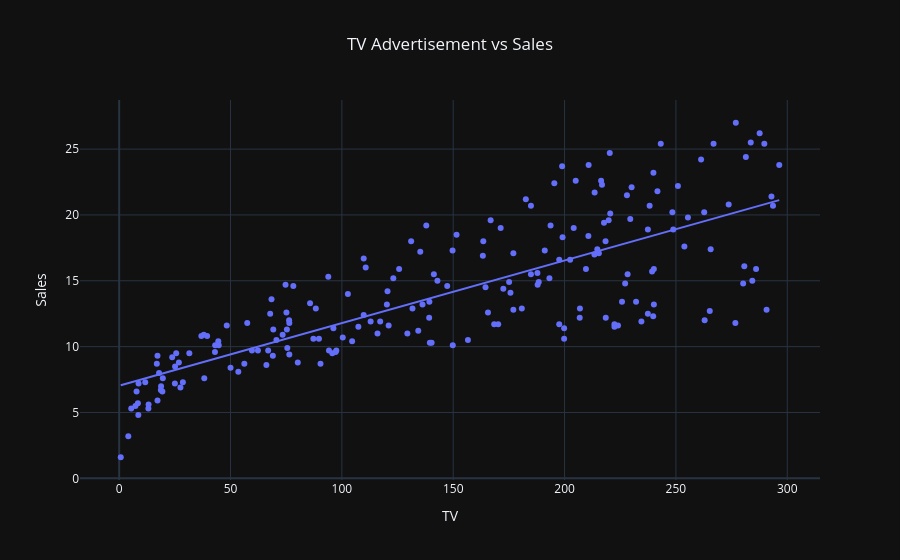

Notebook source saved alongside this figure:
### Markdown cell above
##  Correlation Insight

The heatmap helps identify relationships between advertising channels and sales.

Key observations:

- TV has the strongest positive correlation with Sales.
- Radio also contributes positively.
- Newspaper has a relatively weak relationship with Sales.

These findings indicate that TV advertising is likely the most influential factor in predicting sales.

### Code cell
## Scatter Plot
fig = px.scatter(
    df,
    x="TV",
    y="Sales",
    trendline="ols",
    title="TV Advertisement vs Sales"
)

fig.update_layout(
    template="plotly_dark",
    title_x=0.5
)

fig.show()

### Figure 1 — Plotly figure (JSON) as saved in the notebook; plotly's stock layout.template omitted (floating-point values rounded to 4 significant figures; data arrays with more than 128 entries replaced by an {"elided": "..."} marker saying what was removed)
{"data": [{"hovertemplate": "TV=%{x}<br>Sales=%{y}<extra></extra>", "legendgroup": "", "marker": {"color": "#636efa", "symbol": "circle"}, "mode": "markers", "name": "", "orientation": "v", "showlegend": false, "type": "scatter", "x": {"elided": "200 float values"}, "xaxis": "x", "y": {"elided": "200 float values"}, "yaxis": "y"}, {"hovertemplate": "<b>OLS trendline</b><br>Sales = 0.0475366 * TV + 7.03259<br>R<sup>2</sup>=0.611875<br><br>TV=%{x}<br>Sales=%{y} <b>(trend)</b><extra></extra>", "legendgroup": "", "marker": {"color": "#636efa", "symbol": "circle"}, "mode": "lines", "name": "", "showlegend": false, "type": "scatter", "x": {"elided": "200 float values"}, "xaxis": "x", "y": {"elided": "200 float values"}, "yaxis": "y"}], "layout": {"legend": {"tracegroupgap": 0}, "title": {"text": "TV Advertisement vs Sales", "x": 0.5}, "xaxis": {"anchor": "y", "domain": [0, 1], "title": {"text": "TV"}}, "yaxis": {"anchor": "x", "domain": [0, 1], "title": {"text": "Sales"}}}}
